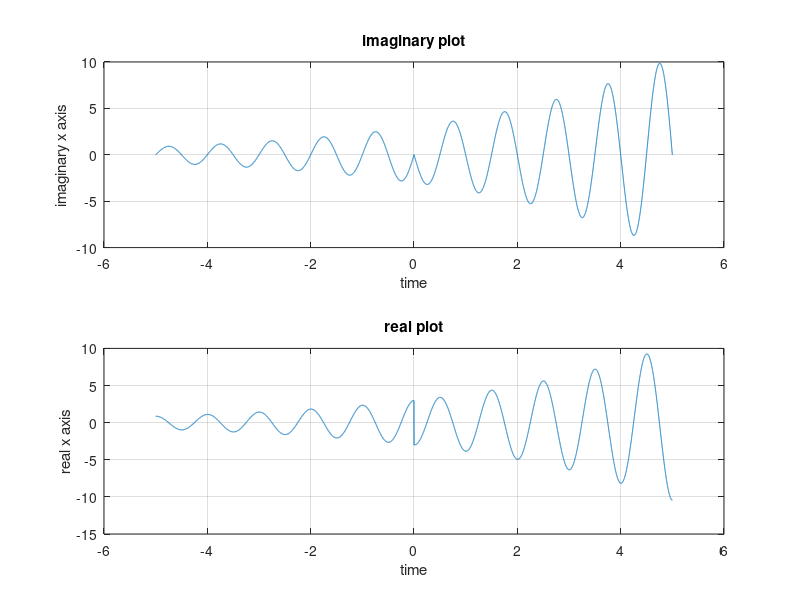

The MATLAB source for this figure:
function question5a
%UNTITLED Summary of this function goes here
%   Detailed explanation goes here
x = [-5:0.001:5];
f1 = -3*sign(x).*exp((j*2*pi*x)+0.25*x);
subplot(2,1,1)
plot(x,imag(f1))
grid on
title('imaginary plot')
ylabel('imaginary x axis')
xlabel('time')
subplot(2,1,2)
plot(x,real(f1))
grid on
title('real plot')
ylabel('real x axis')
xlabel('time')
end

